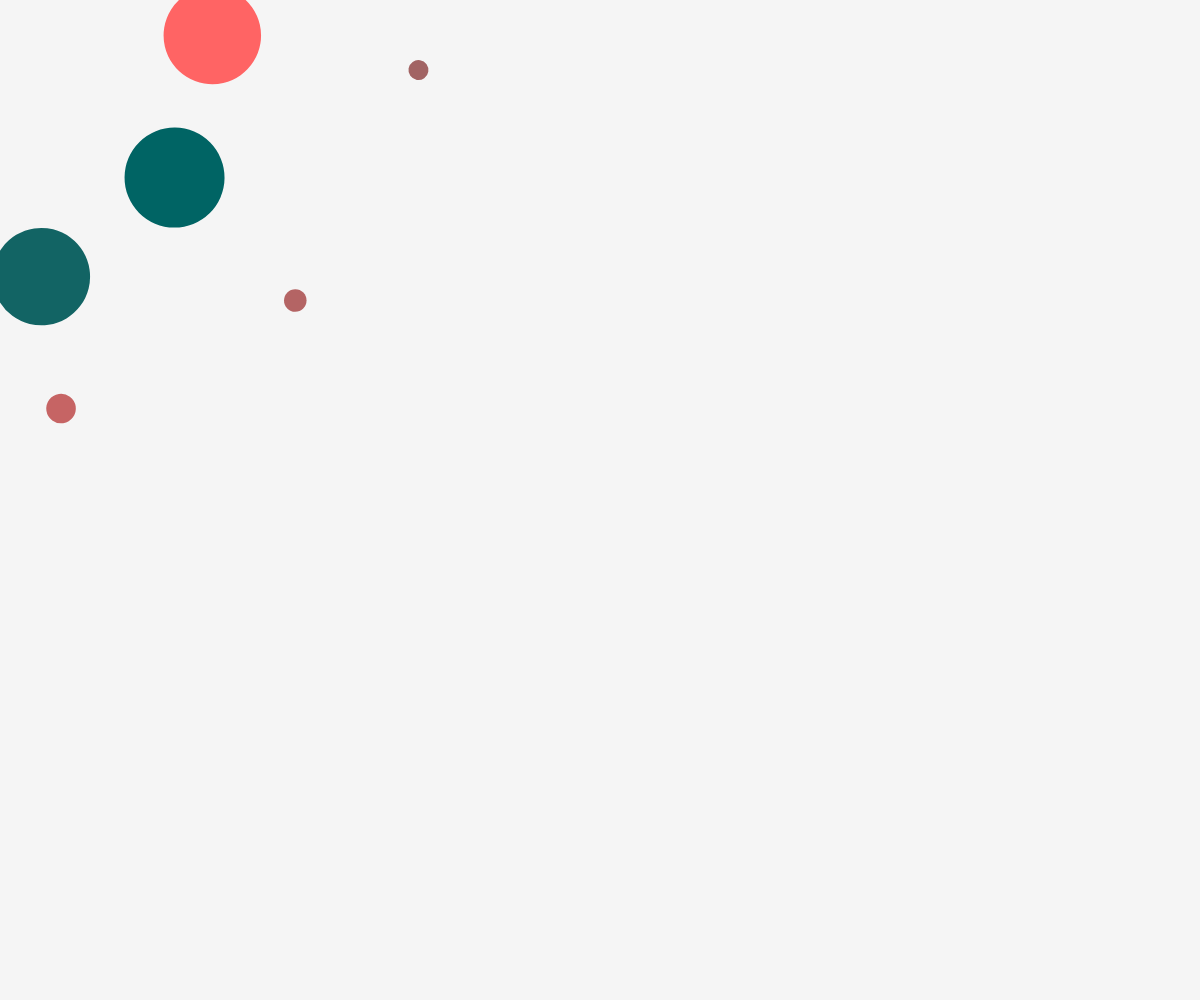
Frame 1 (no input)
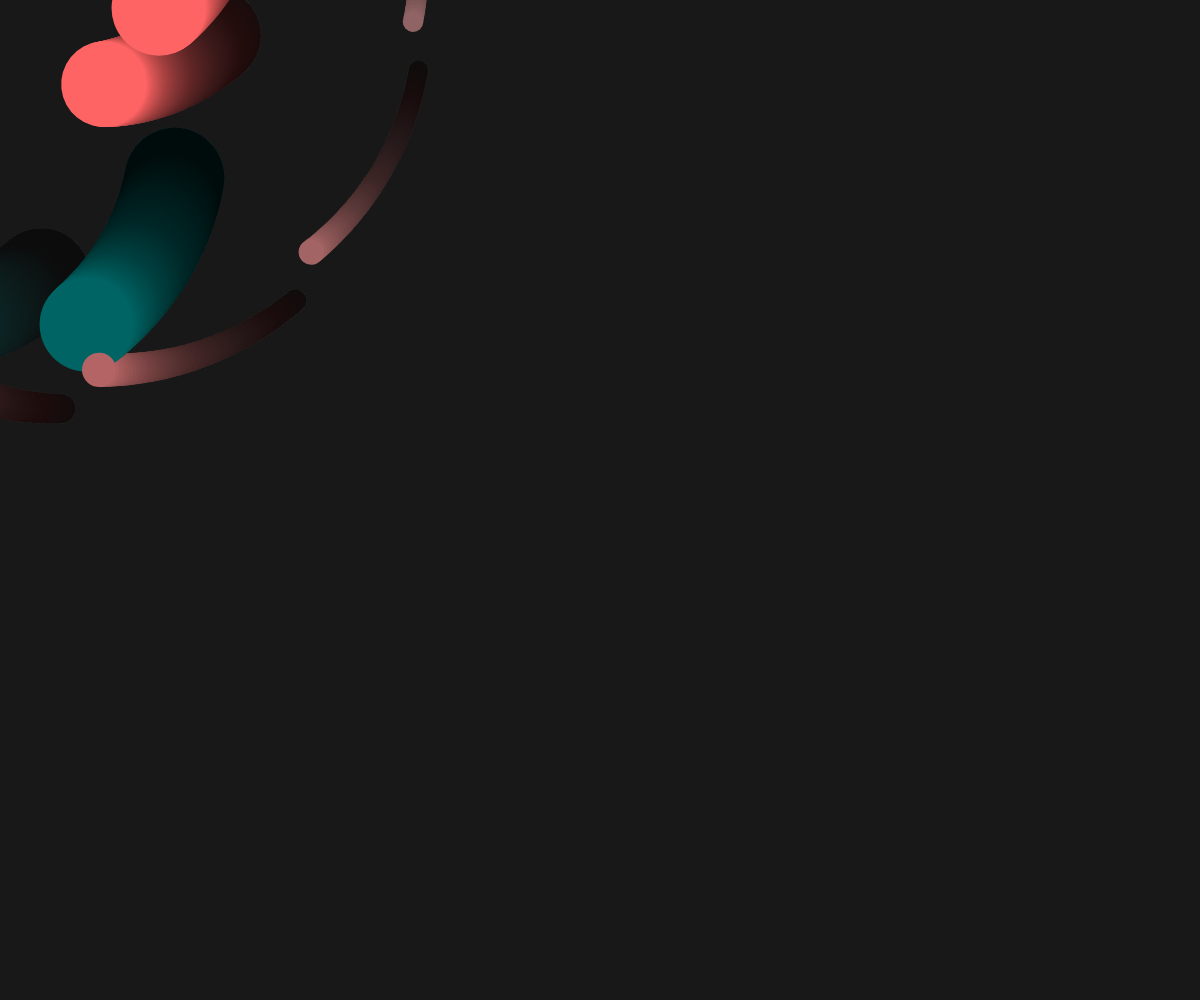
Frame 60 (no input)
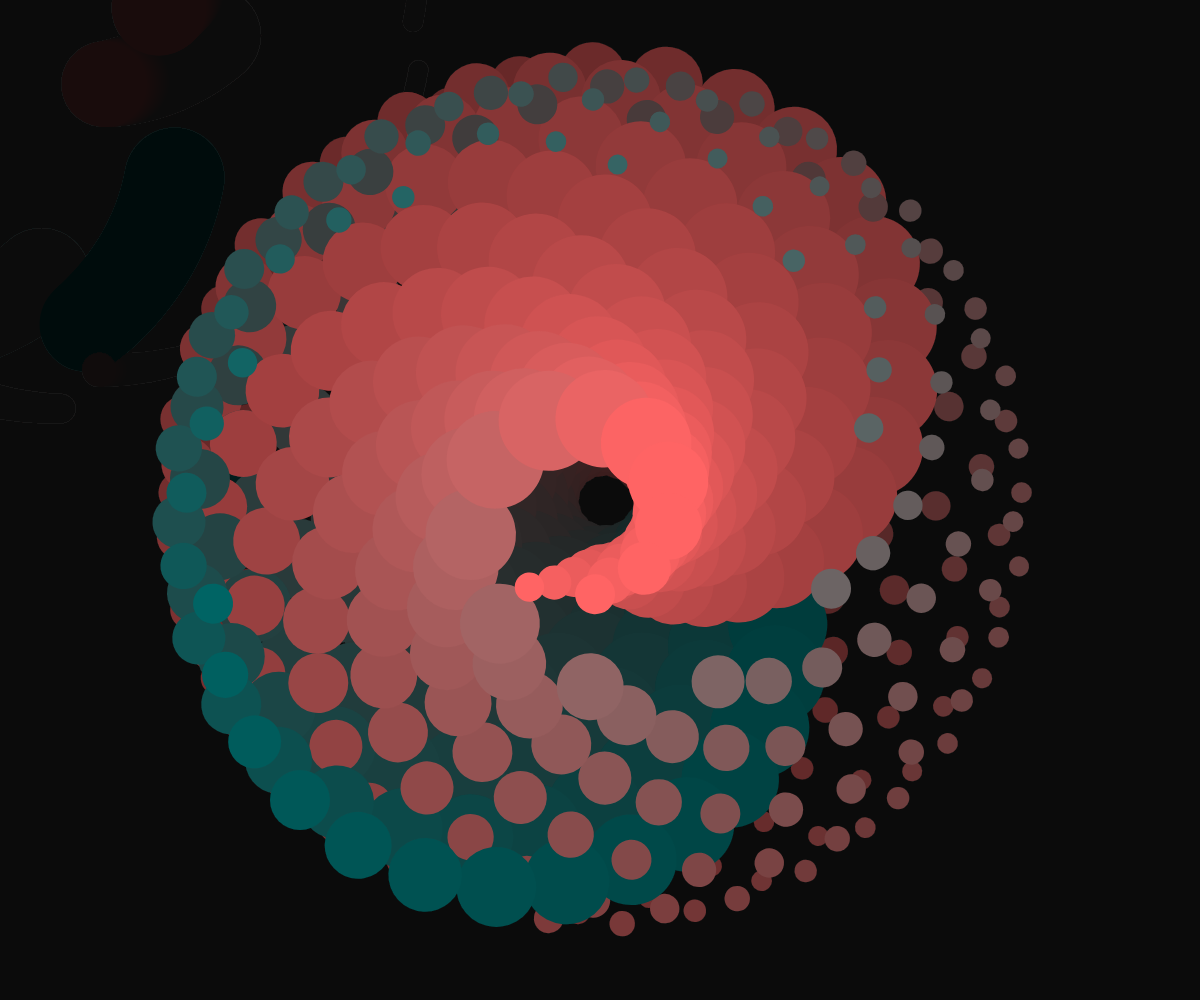
Frame 120 (the mouse pressed at the canvas centre since frame 60)

The p5.js sketch that drew these frames (run headless with seeded random() and noise() and a simulated clock; from frame 60 on, the mouse is pressed at the canvas centre):

// p5.js sketch
// ── sketch.js
let numShapes = 20;
let speed = 0.5; // Velocidad inicial

function setup() {
  let canvas = createCanvas(windowWidth, windowHeight);
  canvas.id('bgAnimation'); // Asocia el lienzo al ID definido
  canvas.style('position', 'absolute');
  canvas.style('z-index', '-2');
  angleMode(DEGREES);
  noStroke();
}

function draw() {
  background(0, 10); // Fondo con leve transparencia para efecto de estela
  translate(mouseX, mouseY); // Mueve el origen a la posición del mouse

  let time = frameCount * speed; // La velocidad cambia según el clic del mouse

  // Bucle para crear las formas
  for (let i = 0; i < numShapes; i++) {
    let r = map(sin(time + i * 10), -1, 1, 50, 300); // Radio cambiante
    let size = map(cos(time + i * 20), -1, 1, 20, 100); // Tamaño variable
    let hue = map(i, 0, numShapes, 0, 360); // Colores cambiantes en el espectro

    fill(hue, 100, 100); // Colores brillantes en modo HSB
    push();
    rotate(time + i * 36); // Rotación dinámica
    ellipse(r, r, size, size); // Dibuja elípticas
    pop();
  }
}

function mousePressed() {
  speed = 10; // Aumenta la velocidad cuando el mouse está presionado
}

function mouseReleased() {
  speed = 0.5; // Restablece la velocidad cuando se suelta el mouse
}

function windowResized() {
  resizeCanvas(windowWidth, windowHeight); // Ajusta el tamaño del lienzo al cambiar la ventana
}

// ── style.css
/* Global Reset */
* {
    margin: 0;
    padding: 0;
    box-sizing: border-box;
}

body {
    position: relative;
    overflow: hidden;
}

#bgAnimation {
    position: absolute;
    top: 0;
    left: 0;
    width: 100%;
    height: 100%;
    z-index: -2; /* Detrás de todo */
}

body {
    font-family: 'Montserrat', sans-serif;
    display: flex;
    justify-content: center;
    align-items: center;
    min-height: 100vh;
    background: #3b434f; /* Dark background */
    color: #13526f;
}

/* Portfolio Container */
.portfolio {
    position: relative;
    width: 90%;
    max-width: 600px;
    padding: 2rem;
    border-radius: 20px;
    overflow: hidden;
    text-align: center;
    backdrop-filter: blur(20px);
    box-shadow: 0 8px 30px rgba(24, 200, 207, 0.5)
}

/* Background Gradient Effect */
.background {
    position: absolute;
    top: -50%;
    left: -50%;
    width: 200%;
    height: 200%;
    background: radial-gradient(circle, #325b44, #d5d6de, #0a0a0a);
    filter: blur(50px);
    z-index: -1;
    animation: moveBackground 130s infinite alternate;
}

/* Keyframes for Gradient Animation */
@keyframes moveBackground {
    0% {
        transform: translateX(0) translateY(0);
    }
    100% {
        transform: translateX(10%) translateY(-10%);
    }
}

/* Header */
header h1 {
    font-size: 3rem;
    font-weight: bold;
    margin-bottom: 0.5rem;
    color: #0d3d67;
}

header .tagline {
    font-size: 1.2rem;
    font-weight: 300;
    opacity: 0.9;
}

/* Buttons Section */
.button-section {
    margin-top: 2rem;
    display: flex;
    flex-direction: column;
    gap: 1rem;
}

.button {
    display: block;
    text-decoration: none;
    color: white;
    background: linear-gradient(500deg, #1d351d, #ed8b03);
    padding: 1rem;
    font-size: 1.2rem;
    font-weight: bold;
    border-radius: 10px;
    text-align: center;
    transition: transform 0.3s ease, box-shadow 0.3s ease;
}

.button:hover {
    transform: scale(1.05);
    box-shadow: 0 4px 15px rgba(91, 10, 84, 0.6);
}

/* Highlight Section */
.highlight {
    margin-top: 2rem;
    font-size: 1rem;
    font-weight: 400;
}

.highlight span {
    display: block;
    font-weight: bold;
    margin-top: 0.5rem;
    color: #253465;
}

/* Responsive Design */
@media (max-width: 500px) {
    header h1 {
        font-size: 2.5rem;
    }

    .button {
        font-size: 1rem;
        padding: 0.8rem;
    }
}
